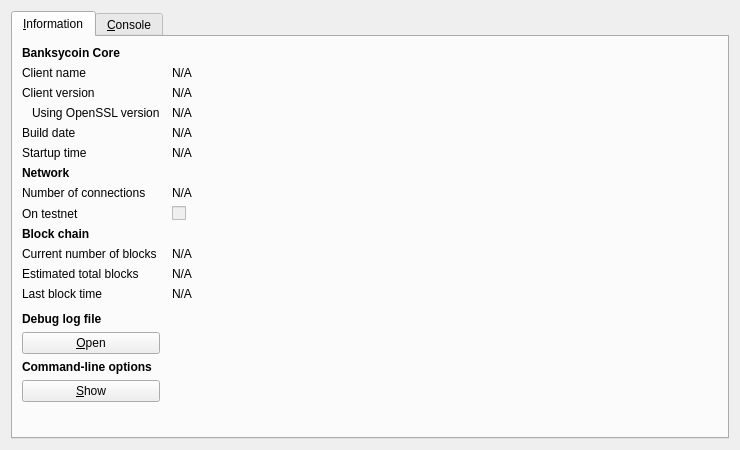
<?xml version="1.0" encoding="UTF-8"?>
<ui version="4.0">
 <class>RPCConsole</class>
 <widget class="QDialog" name="RPCConsole">
  <property name="geometry">
   <rect>
    <x>0</x>
    <y>0</y>
    <width>740</width>
    <height>450</height>
   </rect>
  </property>
  <property name="windowTitle">
   <string>Banksycoin - Debug window</string>
  </property>
  <layout class="QVBoxLayout" name="verticalLayout_2">
   <item>
    <widget class="QTabWidget" name="tabWidget">
     <property name="currentIndex">
      <number>0</number>
     </property>
     <widget class="QWidget" name="tab_info">
      <attribute name="title">
       <string>&amp;Information</string>
      </attribute>
      <layout class="QGridLayout" name="gridLayout" columnstretch="0,1">
       <property name="horizontalSpacing">
        <number>12</number>
       </property>
       <item row="0" column="0">
        <widget class="QLabel" name="label_9">
         <property name="font">
          <font>
           <weight>75</weight>
           <bold>true</bold>
          </font>
         </property>
         <property name="text">
          <string>Banksycoin Core</string>
         </property>
        </widget>
       </item>
       <item row="1" column="0">
        <widget class="QLabel" name="label_5">
         <property name="text">
          <string>Client name</string>
         </property>
        </widget>
       </item>
       <item row="1" column="1">
        <widget class="QLabel" name="clientName">
         <property name="cursor">
          <cursorShape>IBeamCursor</cursorShape>
         </property>
         <property name="text">
          <string>N/A</string>
         </property>
         <property name="textFormat">
          <enum>Qt::PlainText</enum>
         </property>
         <property name="textInteractionFlags">
          <set>Qt::LinksAccessibleByMouse|Qt::TextSelectableByKeyboard|Qt::TextSelectableByMouse</set>
         </property>
        </widget>
       </item>
       <item row="2" column="0">
        <widget class="QLabel" name="label_6">
         <property name="text">
          <string>Client version</string>
         </property>
        </widget>
       </item>
       <item row="2" column="1">
        <widget class="QLabel" name="clientVersion">
         <property name="cursor">
          <cursorShape>IBeamCursor</cursorShape>
         </property>
         <property name="text">
          <string>N/A</string>
         </property>
         <property name="textFormat">
          <enum>Qt::PlainText</enum>
         </property>
         <property name="textInteractionFlags">
          <set>Qt::LinksAccessibleByMouse|Qt::TextSelectableByKeyboard|Qt::TextSelectableByMouse</set>
         </property>
        </widget>
       </item>
       <item row="3" column="0">
        <widget class="QLabel" name="label_14">
         <property name="text">
          <string>Using OpenSSL version</string>
         </property>
         <property name="indent">
          <number>10</number>
         </property>
        </widget>
       </item>
       <item row="3" column="1">
        <widget class="QLabel" name="openSSLVersion">
         <property name="cursor">
          <cursorShape>IBeamCursor</cursorShape>
         </property>
         <property name="text">
          <string>N/A</string>
         </property>
         <property name="textFormat">
          <enum>Qt::PlainText</enum>
         </property>
         <property name="textInteractionFlags">
          <set>Qt::LinksAccessibleByMouse|Qt::TextSelectableByKeyboard|Qt::TextSelectableByMouse</set>
         </property>
        </widget>
       </item>
       <item row="4" column="0">
        <widget class="QLabel" name="label_12">
         <property name="text">
          <string>Build date</string>
         </property>
        </widget>
       </item>
       <item row="4" column="1">
        <widget class="QLabel" name="buildDate">
         <property name="cursor">
          <cursorShape>IBeamCursor</cursorShape>
         </property>
         <property name="text">
          <string>N/A</string>
         </property>
         <property name="textFormat">
          <enum>Qt::PlainText</enum>
         </property>
         <property name="textInteractionFlags">
          <set>Qt::LinksAccessibleByMouse|Qt::TextSelectableByKeyboard|Qt::TextSelectableByMouse</set>
         </property>
        </widget>
       </item>
       <item row="5" column="0">
        <widget class="QLabel" name="label_13">
         <property name="text">
          <string>Startup time</string>
         </property>
        </widget>
       </item>
       <item row="5" column="1">
        <widget class="QLabel" name="startupTime">
         <property name="cursor">
          <cursorShape>IBeamCursor</cursorShape>
         </property>
         <property name="text">
          <string>N/A</string>
         </property>
         <property name="textFormat">
          <enum>Qt::PlainText</enum>
         </property>
         <property name="textInteractionFlags">
          <set>Qt::LinksAccessibleByMouse|Qt::TextSelectableByKeyboard|Qt::TextSelectableByMouse</set>
         </property>
        </widget>
       </item>
       <item row="6" column="0">
        <widget class="QLabel" name="label_11">
         <property name="font">
          <font>
           <weight>75</weight>
           <bold>true</bold>
          </font>
         </property>
         <property name="text">
          <string>Network</string>
         </property>
        </widget>
       </item>
       <item row="7" column="0">
        <widget class="QLabel" name="label_7">
         <property name="text">
          <string>Number of connections</string>
         </property>
        </widget>
       </item>
       <item row="7" column="1">
        <widget class="QLabel" name="numberOfConnections">
         <property name="cursor">
          <cursorShape>IBeamCursor</cursorShape>
         </property>
         <property name="text">
          <string>N/A</string>
         </property>
         <property name="textFormat">
          <enum>Qt::PlainText</enum>
         </property>
         <property name="textInteractionFlags">
          <set>Qt::LinksAccessibleByMouse|Qt::TextSelectableByKeyboard|Qt::TextSelectableByMouse</set>
         </property>
        </widget>
       </item>
       <item row="8" column="0">
        <widget class="QLabel" name="label_8">
         <property name="text">
          <string>On testnet</string>
         </property>
        </widget>
       </item>
       <item row="8" column="1">
        <widget class="QCheckBox" name="isTestNet">
         <property name="enabled">
          <bool>false</bool>
         </property>
         <property name="text">
          <string/>
         </property>
        </widget>
       </item>
       <item row="9" column="0">
        <widget class="QLabel" name="label_10">
         <property name="font">
          <font>
           <weight>75</weight>
           <bold>true</bold>
          </font>
         </property>
         <property name="text">
          <string>Block chain</string>
         </property>
        </widget>
       </item>
       <item row="10" column="0">
        <widget class="QLabel" name="label_3">
         <property name="text">
          <string>Current number of blocks</string>
         </property>
        </widget>
       </item>
       <item row="10" column="1">
        <widget class="QLabel" name="numberOfBlocks">
         <property name="cursor">
          <cursorShape>IBeamCursor</cursorShape>
         </property>
         <property name="text">
          <string>N/A</string>
         </property>
         <property name="textFormat">
          <enum>Qt::PlainText</enum>
         </property>
         <property name="textInteractionFlags">
          <set>Qt::LinksAccessibleByMouse|Qt::TextSelectableByKeyboard|Qt::TextSelectableByMouse</set>
         </property>
        </widget>
       </item>
       <item row="11" column="0">
        <widget class="QLabel" name="label_4">
         <property name="text">
          <string>Estimated total blocks</string>
         </property>
        </widget>
       </item>
       <item row="11" column="1">
        <widget class="QLabel" name="totalBlocks">
         <property name="cursor">
          <cursorShape>IBeamCursor</cursorShape>
         </property>
         <property name="text">
          <string>N/A</string>
         </property>
         <property name="textFormat">
          <enum>Qt::PlainText</enum>
         </property>
         <property name="textInteractionFlags">
          <set>Qt::LinksAccessibleByMouse|Qt::TextSelectableByKeyboard|Qt::TextSelectableByMouse</set>
         </property>
        </widget>
       </item>
       <item row="12" column="0">
        <widget class="QLabel" name="label_2">
         <property name="text">
          <string>Last block time</string>
         </property>
        </widget>
       </item>
       <item row="12" column="1">
        <widget class="QLabel" name="lastBlockTime">
         <property name="cursor">
          <cursorShape>IBeamCursor</cursorShape>
         </property>
         <property name="text">
          <string>N/A</string>
         </property>
         <property name="textFormat">
          <enum>Qt::PlainText</enum>
         </property>
         <property name="textInteractionFlags">
          <set>Qt::LinksAccessibleByMouse|Qt::TextSelectableByKeyboard|Qt::TextSelectableByMouse</set>
         </property>
        </widget>
       </item>
       <item row="13" column="0">
        <spacer name="verticalSpacer_2">
         <property name="orientation">
          <enum>Qt::Vertical</enum>
         </property>
         <property name="sizeHint" stdset="0">
          <size>
           <width>20</width>
           <height>20</height>
          </size>
         </property>
        </spacer>
       </item>
       <item row="14" column="0">
        <widget class="QLabel" name="labelDebugLogfile">
         <property name="font">
          <font>
           <weight>75</weight>
           <bold>true</bold>
          </font>
         </property>
         <property name="text">
          <string>Debug log file</string>
         </property>
        </widget>
       </item>
       <item row="15" column="0">
        <widget class="QPushButton" name="openDebugLogfileButton">
         <property name="toolTip">
          <string>Open the Banksycoin debug log file from the current data directory. This can take a few seconds for large log files.</string>
         </property>
         <property name="text">
          <string>&amp;Open</string>
         </property>
         <property name="autoDefault">
          <bool>false</bool>
         </property>
        </widget>
       </item>
       <item row="16" column="0">
        <widget class="QLabel" name="labelCLOptions">
         <property name="font">
          <font>
           <weight>75</weight>
           <bold>true</bold>
          </font>
         </property>
         <property name="text">
          <string>Command-line options</string>
         </property>
        </widget>
       </item>
       <item row="17" column="0">
        <widget class="QPushButton" name="showCLOptionsButton">
         <property name="toolTip">
          <string>Show the Banksycoin-Qt help message to get a list with possible Banksycoin command-line options.</string>
         </property>
         <property name="text">
          <string>&amp;Show</string>
         </property>
         <property name="autoDefault">
          <bool>false</bool>
         </property>
        </widget>
       </item>
       <item row="18" column="0">
        <spacer name="verticalSpacer">
         <property name="orientation">
          <enum>Qt::Vertical</enum>
         </property>
         <property name="sizeHint" stdset="0">
          <size>
           <width>20</width>
           <height>40</height>
          </size>
         </property>
        </spacer>
       </item>
      </layout>
     </widget>
     <widget class="QWidget" name="tab_console">
      <attribute name="title">
       <string>&amp;Console</string>
      </attribute>
      <layout class="QVBoxLayout" name="verticalLayout_3">
       <property name="spacing">
        <number>3</number>
       </property>
       <item>
        <widget class="QTextEdit" name="messagesWidget">
         <property name="minimumSize">
          <size>
           <width>0</width>
           <height>100</height>
          </size>
         </property>
         <property name="readOnly">
          <bool>true</bool>
         </property>
         <property name="tabKeyNavigation" stdset="0">
          <bool>false</bool>
         </property>
         <property name="columnCount" stdset="0">
          <number>2</number>
         </property>
        </widget>
       </item>
       <item>
        <layout class="QHBoxLayout" name="horizontalLayout">
         <property name="spacing">
          <number>3</number>
         </property>
         <item>
          <widget class="QLabel" name="label">
           <property name="text">
            <string notr="true">&gt;</string>
           </property>
          </widget>
         </item>
         <item>
          <widget class="QLineEdit" name="lineEdit"/>
         </item>
         <item>
          <widget class="QPushButton" name="clearButton">
           <property name="maximumSize">
            <size>
             <width>24</width>
             <height>24</height>
            </size>
           </property>
           <property name="toolTip">
            <string>Clear console</string>
           </property>
           <property name="text">
            <string/>
           </property>
           <property name="icon">
            <iconset resource="../bitcoin.qrc">
             <normaloff>:/icons/remove</normaloff>:/icons/remove</iconset>
           </property>
           <property name="shortcut">
            <string notr="true">Ctrl+L</string>
           </property>
           <property name="autoDefault">
            <bool>false</bool>
           </property>
          </widget>
         </item>
        </layout>
       </item>
      </layout>
     </widget>
    </widget>
   </item>
  </layout>
 </widget>
 <resources>
  <include location="../bitcoin.qrc"/>
 </resources>
 <connections/>
</ui>
